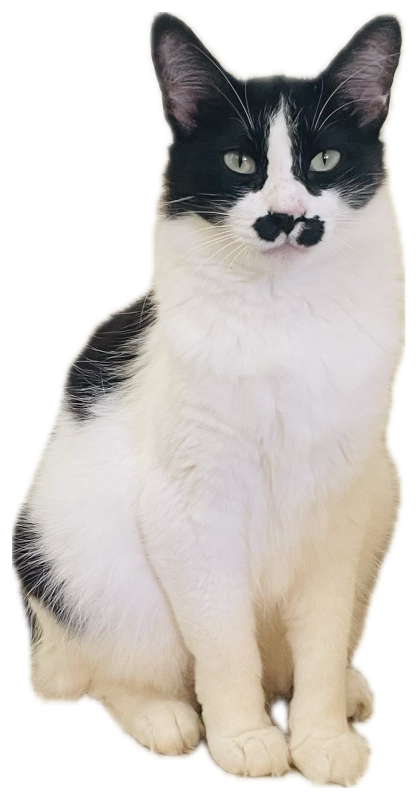
#> input picture bigode.jpeg, 835 x 1600 px (shown at 1/2 size); its folder holds only this picture in this run
$ python -i blender_recursos.py   (imports and definitions only)
#> lines starting #> are read from the running program, lines starting #| are printed output that depends on the picture; after the words box and inside, x2 and y2 are one past the last pixel; in counts of white or black regions, pixels touching at a corner belong together
#!/usr/bin/env python3
# -*- coding: utf-8 -*-
"""
BLENDER RECURSOS - o que faz o Bigode sair das formas simples      (28/09)

    1. Biblioteca Poly Haven (CC0, gratis, sem chave): modelos 3D reais,
       HDRIs (luz de ambiente) e texturas.
    2. Importar arquivo 3D: .glb .gltf .obj .fbx .stl .ply e .svg (SVG vira
       curva com volume: logo, contorno, rotulo).
    3. Referencias ortograficas: frente / lado / topo como fundo no Blender.
    4. Textura ou rotulo (PNG/JPG) aplicado num objeto.
    5. Imagem -> malha 3D de verdade com o TRELLIS.2 (Microsoft, MIT), pelo
       Space gratuito do Hugging Face, usando o token HF do config.json.
    6. Planejador maior: pedidos livres de Blender vao para o Qwen2.5-Coder
       32B do Hugging Face (mesmo token). Se falhar, volta o modelo local.

Tudo que roda DENTRO do Blender passa por blender.executar_codigo.
Tudo que baixa arquivo roda AQUI, no Python do Bigode.

Venure - venure.com.br
"""

import base64
import json
import re
import shutil
import time
import urllib.parse
import urllib.request
from pathlib import Path

BASE = Path(__file__).resolve().parent
PASTA = BASE / "producao_blender"
ATIVOS = PASTA / "ativos"
ENTRADA = PASTA / "entrada"
GERADOS = PASTA / "gerados"

AGENTE = "BigodeIA/1.0 (venure.com.br)"     # a Poly Haven exige User-Agent proprio
EXT_3D = (".glb", ".gltf", ".obj", ".fbx", ".stl", ".ply", ".svg")


def _b():
    import blender
    return blender


# [5 lines left out: function _config, not called in this run]


def _token_hf():
    return str((_config().get("huggingface") or {}).get("token") or "").strip()


# [47 lines left out: functions _baixar, _ao_lado, _enquadrar, not called in this run]


# ==========================================================================
# 1. POLY HAVEN
# ==========================================================================

# A busca da Poly Haven e em ingles. O Fred escreve em portugues.
PT_EN = {
    "cadeira": "chair", "mesa": "table", "sofa": "sofa", "cama": "bed", "armario": "cabinet",
    "estante": "shelf", "prateleira": "shelf", "luminaria": "lamp", "lampada": "lamp",
    "abajur": "lamp", "vaso": "vase", "planta": "plant", "arvore": "tree", "pedra": "rock",
    "rocha": "rock", "madeira": "wood", "tijolo": "brick", "concreto": "concrete",
    "metal": "metal", "grama": "grass", "terra": "ground", "chao": "floor", "piso": "floor",
    "parede": "wall", "tecido": "fabric", "couro": "leather", "marmore": "marble",
    "telha": "roof", "asfalto": "asphalt", "areia": "sand", "caixa": "box", "garrafa": "bottle",
    "copo": "glass", "caneca": "mug", "prato": "plate", "livro": "book", "relogio": "clock",
    "banco": "bench", "barril": "barrel", "cesta": "basket", "tapete": "rug",
    "ceu": "sky", "por do sol": "sunset", "noite": "night", "estudio": "studio",
    "praia": "beach", "floresta": "forest", "cidade": "city", "rua": "street",
    "interior": "indoor", "sala": "room", "cozinha": "kitchen", "tronco": "log",
    "cogumelo": "mushroom", "flor": "flower", "folha": "leaf", "fruta": "fruit",
    "maca": "apple", "banana": "banana", "camera": "camera", "ferramenta": "tool",
    "martelo": "hammer", "balde": "bucket", "escada": "ladder", "porta": "door",
    "janela": "window", "carro": "car", "moto": "motorcycle", "bicicleta": "bicycle",
    "estatua": "statue", "cerca": "fence", "poste": "lamp post", "ferro": "iron",
    "ouro": "gold", "tinta": "paint", "azulejo": "tiles", "ceramica": "ceramic",
}


# [11 lines left out: functions _sem_acento, _traduzir, not called in this run]


_CACHE = {}


# [100 lines left out: functions polyhaven_buscar, _baixar_modelo, _baixar_hdri, _baixar_textura, blender_biblioteca, not called in this run]


_CODIGO_HDRI = r'''
import bpy
mundo = bpy.context.scene.world or bpy.data.worlds.new("Mundo")
bpy.context.scene.world = mundo
mundo.use_nodes = True
nos = mundo.node_tree.nodes
fundo = nos.get("Background") or nos.new("ShaderNodeBackground")
env = nos.get("HDRI_Bigode") or nos.new("ShaderNodeTexEnvironment")
env.name = "HDRI_Bigode"
env.image = bpy.data.images.load(%r, check_existing=True)
mundo.node_tree.links.new(env.outputs["Color"], fundo.inputs["Color"])
saida = next((n for n in nos if n.type == 'OUTPUT_WORLD'), None) or nos.new("ShaderNodeOutputWorld")
mundo.node_tree.links.new(fundo.outputs["Background"], saida.inputs["Surface"])
for area in bpy.context.screen.areas:
    if area.type == 'VIEW_3D':
        for s in area.spaces:
            if s.type == 'VIEW_3D':
                s.shading.type = 'RENDERED'
result = {"ok": True}
'''


# ==========================================================================
# 2. IMPORTAR ARQUIVO 3D / SVG
# ==========================================================================

# [31 lines left out: function blender_importar, not called in this run]


# ORIENTACAO PELO CONTORNO DA FOTO                                  (28/09)
#
#   O TRELLIS as vezes devolve o modelo DEITADO ou de lado: ele adivinha
#   onde e "em cima" e erra. Quem sabe a resposta e a propria foto -- ela
#   mostra o objeto de pe, de frente.
#
#   Entao: das 24 posicoes possiveis (girar de 90 em 90 graus nos 3 eixos),
#   o Bigode escolhe aquela cuja SILHUETA vista de frente mais se parece com
#   o contorno da foto (IoU, 64x64). Empate fica com a posicao original.
_CODIGO_ORIENTAR = r'''
def _orientar_pela_foto(V, alvo):
    import numpy as np, itertools
    N = alvo.shape[0]
    def silhueta(P):
        mn = P.min(0); tam = float((P.max(0) - mn).max()) or 1.0
        Q = (P - mn) / tam * (N - 1)
        Q += ((N - 1) - Q.max(0)) / 2.0
        c = np.clip(np.round(Q[:, 0]).astype(int), 0, N - 1)
        l = np.clip(np.round(Q[:, 1]).astype(int), 0, N - 1)
        img = np.zeros((N, N), bool); img[N - 1 - l, c] = True
        for _ in range(2):                       # fecha buracos entre pontos
            d = img.copy()
            d[1:] |= img[:-1]; d[:-1] |= img[1:]; d[:, 1:] |= img[:, :-1]; d[:, :-1] |= img[:, 1:]
            img = d
        for _ in range(1):
            e = img.copy()
            e[1:] &= img[:-1]; e[:-1] &= img[1:]; e[:, 1:] &= img[:, :-1]; e[:, :-1] &= img[:, 1:]
            img = e
        return img
    melhor, nota_melhor = np.eye(3), -1.0
    for perm in itertools.permutations(range(3)):
        for sinais in itertools.product((1, -1), repeat=3):
            R = np.zeros((3, 3))
            for i in range(3):
                R[i, perm[i]] = sinais[i]
            if np.linalg.det(R) < 0.5:
                continue
            P = V @ R.T
            s = silhueta(P[:, [0, 2]])
            nota = (s & alvo).sum() / max((s | alvo).sum(), 1)
            if np.allclose(R, np.eye(3)):
                nota += 0.03                     # na duvida, fica como veio
            elif R[2, 2] == 1:
                nota += 0.015                    # depois, manter o "em cima"
            if nota > nota_melhor:
                melhor, nota_melhor = R, nota
    return melhor, nota_melhor
'''


def mascara_silhueta(caminho, n=64):
    """Contorno do objeto na foto, 64x64, como texto de 0/1 (linha 0 = topo).
    None se a foto nao tiver fundo recortavel."""
    try:
        from PIL import Image
        img = Image.open(str(recortar_fundo(caminho))).convert("RGBA")
        alfa = img.split()[3]
        if alfa.getextrema()[0] > 250:
            return None                          # sem transparencia: nao da para saber o contorno
        caixa = alfa.point(lambda v: 255 if v > 128 else 0).getbbox()
        if not caixa:
            return None
        recorte = alfa.crop(caixa)
        w, h = recorte.size
        k = n / float(max(w, h))
        nw, nh = max(1, min(n, round(w * k))), max(1, min(n, round(h * k)))
        recorte = recorte.resize((nw, nh))
        tela = Image.new("L", (n, n), 0)
        tela.paste(recorte, ((n - nw) // 2, (n - nh) // 2))     # centralizado, igual a silhueta do Blender
        return "".join("1" if v > 128 else "0" for v in tela.getdata())
    except Exception:
        return None


_CODIGO_IMPORTAR = r'''
import bpy
from mathutils import Vector
CAMINHO, EXT, NOME, ALTURA = %s, %s, %s, %r
antes = set(bpy.data.objects)
if EXT in (".glb", ".gltf"):
    bpy.ops.import_scene.gltf(filepath=CAMINHO)
elif EXT == ".obj":
    bpy.ops.wm.obj_import(filepath=CAMINHO)
elif EXT == ".fbx":
    bpy.ops.import_scene.fbx(filepath=CAMINHO)
elif EXT == ".stl":
    bpy.ops.wm.stl_import(filepath=CAMINHO)
elif EXT == ".ply":
    bpy.ops.wm.ply_import(filepath=CAMINHO)
elif EXT == ".svg":
    bpy.ops.import_curve.svg(filepath=CAMINHO)
elif EXT in (".usdz", ".usd", ".usdc", ".usda"):
    # iPhone com LiDAR (RoomPlan, Scaniverse, Polycam): o importador de USD
    # do Blender le a escala (metros) e o eixo "em cima" do proprio arquivo.
    bpy.ops.wm.usd_import(filepath=CAMINHO)
novos = [o for o in bpy.data.objects if o not in antes]
COL = bpy.data.collections.new(NOME)
bpy.context.scene.collection.children.link(COL)
for o in novos:
    for c in list(o.users_collection): c.objects.unlink(o)
    COL.objects.link(o)
if EXT == ".svg":
    # SVG chega minusculo e deitado: vira placa em pe, com espessura
    for o in novos:
        if o.type == 'CURVE':
            o.data.extrude = 0.002
            o.data.dimensions = '2D'
    raiz = bpy.data.objects.new(NOME, None); COL.objects.link(raiz)
    for o in novos:
        if o.parent is None: o.parent = raiz
    raiz.rotation_euler = (1.5708, 0, 0)
    bpy.context.view_layer.update()
    pts = [(o.matrix_world @ Vector(c)) for o in novos for c in o.bound_box]
    if pts:
        larg = max(max(p.x for p in pts) - min(p.x for p in pts), 1e-6)
        k = 1.0 / larg          # 1 metro de largura
        raiz.scale = (k, k, k)
        raiz.empty_display_size = 0.05 / k   # senao o eixo do vazio fica gigante
        for o in novos:
            if o.type == 'CURVE': o.data.extrude = 0.02 / k
# Modelo com cor por vertice e sem textura (gerador local): liga a cor ao material
for o in novos:
    if o.type != 'MESH' or not o.data.color_attributes:
        continue
    tem_imagem = any(n.type == 'TEX_IMAGE' for m in o.data.materials if m and m.use_nodes
                     for n in m.node_tree.nodes)
    if tem_imagem:
        continue
    mat = bpy.data.materials.new(NOME + "_cor"); mat.use_nodes = True
    b = mat.node_tree.nodes.get("Principled BSDF")
    vc = mat.node_tree.nodes.new("ShaderNodeVertexColor")
    vc.layer_name = o.data.color_attributes[0].name
    mat.node_tree.links.new(vc.outputs["Color"], b.inputs["Base Color"])
    b.inputs["Roughness"].default_value = 0.6
    o.data.materials.clear(); o.data.materials.append(mat)
    for p in o.data.polygons: p.use_smooth = True
bpy.context.view_layer.update()
# Gerado a partir de foto: gira para a posicao que bate com o contorno da foto
if MASCARA:
    try:
        import numpy as np
        from mathutils import Matrix
        N = int(round(len(MASCARA) ** 0.5))
        alvo = (np.frombuffer(MASCARA.encode(), dtype=np.uint8) == 49).reshape(N, N)
        blocos = []
        for o in novos:
            if o.type != 'MESH' or not len(o.data.vertices):
                continue
            co = np.empty(len(o.data.vertices) * 3); o.data.vertices.foreach_get('co', co)
            co = co.reshape(-1, 3)
            if len(co) > 60000:
                co = co[np.random.default_rng(0).choice(len(co), 60000, replace=False)]
            M = np.array(o.matrix_world)
            blocos.append(co @ M[:3, :3].T + M[:3, 3])
        if blocos:
            V = np.concatenate(blocos); V = V - V.mean(0)
            R, nota = _orientar_pela_foto(V, alvo)
            GIRO = {'nota': round(float(nota), 3), 'girou': not np.allclose(R, np.eye(3))}
            if GIRO['girou']:
                R4 = Matrix(((R[0][0], R[0][1], R[0][2], 0), (R[1][0], R[1][1], R[1][2], 0),
                             (R[2][0], R[2][1], R[2][2], 0), (0, 0, 0, 1)))
                for o in [o for o in novos if o.parent is None]:
                    o.matrix_world = R4 @ o.matrix_world
                bpy.context.view_layer.update()
    except Exception as erro_giro:
        GIRO = {'erro': str(erro_giro)[:200]}
# apoia no chao e, se pedido, ajusta a altura
pts = [(o.matrix_world @ Vector(c)) for o in COL.objects if o.type in ('MESH', 'CURVE') for c in o.bound_box]
if pts:
    zmin, zmax = min(p.z for p in pts), max(p.z for p in pts)
    topo = [o for o in COL.objects if o.parent is None]
    if ALTURA and zmax - zmin > 1e-6:
        k = ALTURA / (zmax - zmin)
        for o in topo:
            o.scale = tuple(v * k for v in o.scale)
            o.location = tuple(v * k for v in o.location)
        bpy.context.view_layer.update()
        pts = [(o.matrix_world @ Vector(c)) for o in COL.objects if o.type in ('MESH', 'CURVE') for c in o.bound_box]
        zmin = min(p.z for p in pts)
    for o in topo:
        o.location.z -= zmin
'''


# ==========================================================================
# 3. REFERENCIAS ORTOGRAFICAS
# ==========================================================================

# [24 lines left out: function blender_referencias, not called in this run]


_CODIGO_REFS = r'''
import bpy, math
VISTAS, ALTURA = %s, %r
COL = bpy.data.collections.get("Referencias") or bpy.data.collections.new("Referencias")
if COL.name not in bpy.context.scene.collection.children:
    bpy.context.scene.collection.children.link(COL)
for o in list(COL.objects): bpy.data.objects.remove(o, do_unlink=True)
pose = {"frente": ((0, 3, ALTURA / 2), (math.pi / 2, 0, 0)),
        "lado": ((-3, 0, ALTURA / 2), (math.pi / 2, 0, -math.pi / 2)),
        "topo": ((0, 0, -0.01), (0, 0, 0))}
for chave, caminho in VISTAS.items():
    img = bpy.data.images.load(caminho, check_existing=True)
    o = bpy.data.objects.new("Ref_" + chave, None)
    o.empty_display_type = 'IMAGE'
    o.data = img
    o.empty_display_size = ALTURA
    o.empty_image_depth = 'BACK'
    o.use_empty_image_alpha = True
    o.color[3] = 0.5
    o.location, o.rotation_euler = pose[chave]
    o.hide_select = True
    COL.objects.link(o)
result = {"refs": len(COL.objects)}
'''


# ==========================================================================
# 4. TEXTURA / ROTULO
# ==========================================================================

# [21 lines left out: functions aplicar_mapas, blender_textura, not called in this run]


_CODIGO_TEXTURA = r'''
import bpy
MAPAS, ALVO, NOME = %s, %s, %s
# Sem nome de objeto NAO usa a selecao: um rotulo sem destino caiu na
# pele de uma pessoa selecionada (28/09). Selecao so quando pedida.
if ALVO.lower() in ("selecionado", "selecionados", "selecao"):
    alvos = [o for o in bpy.context.selected_objects if o.type == 'MESH']
elif ALVO:
    alvos = [o for o in bpy.data.objects if o.type == 'MESH' and (o.name == ALVO or o.name.lower().startswith(ALVO.lower()))]
else:
    alvos = []
if not alvos:
    # Sem objeto: a imagem vira uma PLACA em pe, na proporcao certa, ao lado
    # da cena. (28/09: "como rotulo no objeto" sem nome dava erro.)
    img = bpy.data.images.load(MAPAS["cor"], check_existing=True)
    larg, alt = (img.size[0] or 1), (img.size[1] or 1)
    bpy.ops.mesh.primitive_plane_add(size=1)
    placa = bpy.context.active_object
    placa.name = "Imagem_" + NOME
    placa.scale = (larg / max(larg, alt), alt / max(larg, alt), 1)
    placa.rotation_euler = (1.5708, 0, 0)
    from mathutils import Vector
    xs = [(o.matrix_world @ Vector(c)).x for o in bpy.context.scene.objects
          if o.type in ('MESH', 'CURVE', 'FONT') and o != placa and o.name != "Chao" for c in o.bound_box]
    placa.location = ((max(xs) + 1.5) if xs else 0, 0, placa.scale[1] / 2)
    alvos = [placa]
if alvos:
    m = bpy.data.materials.new("Mat_" + NOME)
    m.use_nodes = True
    nos, links = m.node_tree.nodes, m.node_tree.links
    bsdf = nos.get("Principled BSDF")
    cor = nos.new("ShaderNodeTexImage"); cor.image = bpy.data.images.load(MAPAS["cor"], check_existing=True)
    links.new(cor.outputs["Color"], bsdf.inputs["Base Color"])
    if MAPAS.get("aspereza"):
        rg = nos.new("ShaderNodeTexImage"); rg.image = bpy.data.images.load(MAPAS["aspereza"], check_existing=True)
        rg.image.colorspace_settings.name = 'Non-Color'
        links.new(rg.outputs["Color"], bsdf.inputs["Roughness"])
    if MAPAS.get("normal"):
        nm = nos.new("ShaderNodeTexImage"); nm.image = bpy.data.images.load(MAPAS["normal"], check_existing=True)
        nm.image.colorspace_settings.name = 'Non-Color'
        mapa = nos.new("ShaderNodeNormalMap")
        links.new(nm.outputs["Color"], mapa.inputs["Color"])
        links.new(mapa.outputs["Normal"], bsdf.inputs["Normal"])
    for o in alvos:
        if not o.data.uv_layers:
            o.data.uv_layers.new(name="UVMap")
        o.data.materials.clear()
        o.data.materials.append(m)
    result = {"objetos": [o.name for o in alvos]}
'''


# ==========================================================================
# 5. IMAGEM -> MALHA 3D (TRELLIS.2 no Hugging Face)
# ==========================================================================

ESPACO_TRELLIS = "microsoft/TRELLIS.2"


def garantir_pacote(modulo, nome_pip=None):
    """Importa o pacote; se faltar, INSTALA sozinho no mesmo Python que roda
    o Bigode (sys.executable). Assim o Fred nao precisa abrir terminal.
    Devolve (ok, mensagem)."""
    import importlib
    import subprocess
    import sys
    try:
        importlib.import_module(modulo)
        return True, ""
    except ImportError:
        pass
    nome_pip = nome_pip or modulo
    for extra in ([], ["--user"]):
        try:
            r = subprocess.run([sys.executable, "-m", "pip", "install", "--quiet",
                                "--disable-pip-version-check", nome_pip] + extra,
                               capture_output=True, text=True, timeout=600)
            if r.returncode == 0:
                importlib.invalidate_caches()
                try:
                    importlib.import_module(modulo)
                    return True, ""
                except ImportError:
                    continue
        except Exception:
            continue
    return False, ("Nao consegui instalar sozinho o complemento '%s'. Feche o Bigode e rode, "
                   "na pasta Cerebro:\n    \"%s\" -m pip install %s"
                   % (nome_pip, sys.executable, nome_pip))


def recortar_fundo(caminho, tolerancia=10):
    """Fundo liso (branco, cinza...) vira transparente. O TRELLIS usa a
    transparencia como contorno do objeto; sem ela, as vezes ele modela a
    FOTO INTEIRA como uma placa (foi o que deu no gato de 28/09).
    Devolve o caminho do PNG recortado, ou o original se nao der."""
#> called with caminho = 'bigode.jpeg', tolerancia = 10
    garantir_pacote("PIL", "Pillow")
    try:
        from PIL import Image, ImageChops, ImageDraw
        img = Image.open(caminho).convert("RGBA")
        if img.getextrema()[3][0] < 250:          # ja tem transparencia
            return Path(caminho)
        rgb = img.convert("RGB")
#> rgb is the input picture: PIL image 835x1600 RGB; mean R, G, B 208.4, 203.6, 198.9
        w, h = rgb.size
        cantos = [rgb.getpixel(p) for p in ((0, 0), (w - 1, 0), (0, h - 1), (w - 1, h - 1))]
#> cantos = [(255, 255, 255), (255, 254, 255), (255, 255, 255), (255, 254, 255)]
        fundo = tuple(sum(c[i] for c in cantos) // 4 for i in range(3))
#> fundo = (255, 254, 255)
        if max(max(abs(c[i] - fundo[i]) for i in range(3)) for c in cantos) > tolerancia:
            return Path(caminho)                   # fundo nao e liso: deixa o TRELLIS recortar
        dif = ImageChops.difference(rgb, Image.new("RGB", rgb.size, fundo)).convert("L")
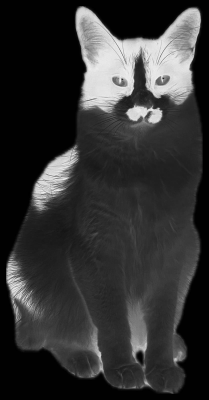
#> dif: PIL image 835x1600 L (shown at 1/4 size); min 0, max 254, mean 50.4
        perto = dif.point(lambda v: 255 if v <= tolerancia else 0)
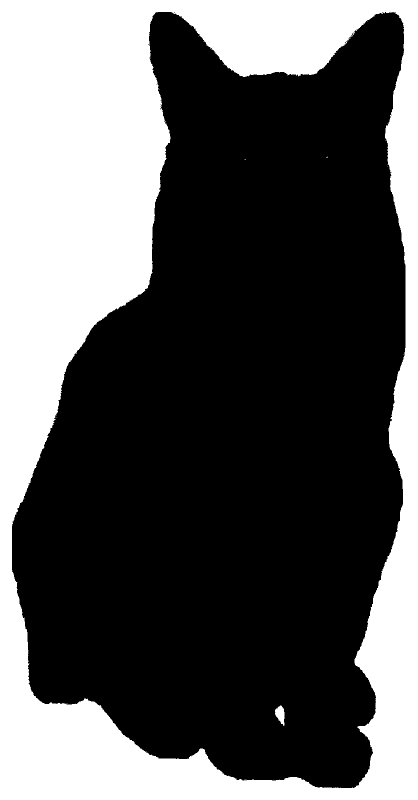
#> perto: PIL image 835x1600 L (shown at 1/2 size); 35% white; 16 white regions (14 under 20 px), largest, box (x1, y1, x2, y2) and area: (0, 0, 835, 1600) 466515, (550, 1411, 569, 1452) 498
        for p in ((0, 0), (w - 1, 0), (0, h - 1), (w - 1, h - 1)):
            if perto.getpixel(p) == 255:
                ImageDraw.floodfill(perto, p, 128)
#> (the rest of the program and of its run is left out)
